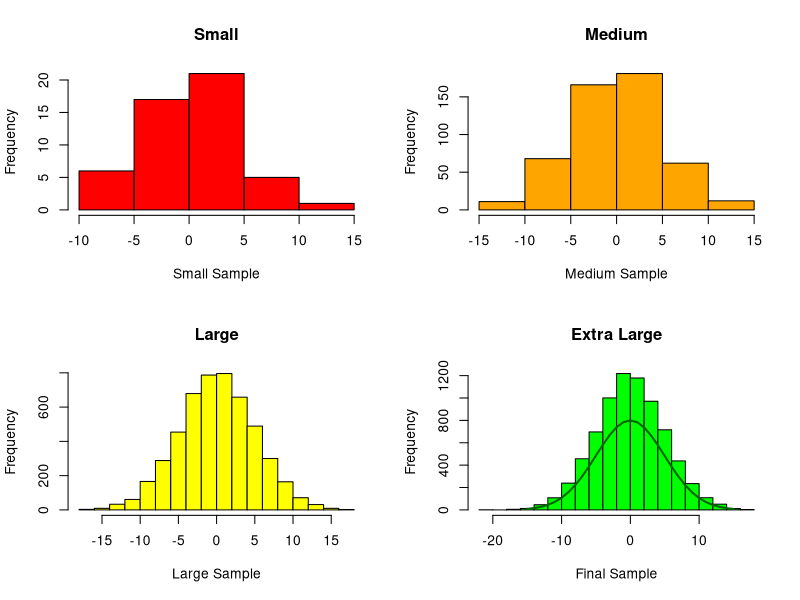

R code for this plot:
## ---- chunk 1
knitr::opts_knit$set(root.dir = "D:/Introduction-to-R/")
## ---- chunk 2
CLTProof <- function() {
  n1 <- 50           # Create four sample size variables
  n2 <- 500
  n3 <- 5000
  n4 <- 7500
  xBar1 <- rnorm(10000, sd = 5)    # generates multivariate normal random variates (10,000 of them)
  xBarPop <- mean(xBar1)           # calculate the mean
  xBarPopsd <- sd(xBar1)           # calculate the standard deviation
  
  xBar2 <- sample(xBar1, n1)       # takes n samples from the random number pool xBar1
  xBar3 <- sample(xBar1, n2)
  xBar4 <- sample(xBar1, n3)
  xBar5 <- sample(xBar1, n4)
  Labels <-                        # optional step - setup some pretty labels
    c("Population",
      "Small Sample",
      "Medium Sample",
      "Large Sample",
      "Larger Sample")
  meansCompare <- c(xBarPop, mean(xBar2), mean(xBar3), mean(xBar4), mean(xBar5))
  meansTable <- data.frame(Labels, meansCompare)
  par(mfrow = c(2, 2))                # For the plot, setup a 2x2 grid
  hist(xBar2,
       main = "Small",
       col = "red",
       xlab = "Small Sample")
  hist(xBar3,
       main = "Medium",
       col = "orange",
       xlab = "Medium Sample")
  hist(xBar4,
       main = "Large",
       col = "yellow",
       xlab = "Large Sample")
  hist(xBar5,
       main = "Extra Large",
       col = "green",
       xlab = "Final Sample")
  
  xBar5Mn <- mean(xBar5)                        # draw a bell curve over the last graph
  xBar5sd <- sd(xBar5)                          # calculate standard deviation
  x <- seq(-15, 15, 1)                          # Generate a distribution
  y <- dnorm(x, xBar5Mn, xBar5sd) * 10000
  lines(x, y, lwd = 2, col = "dark green")      # plot the line - it should overlay the bell

  meansTable   # print the means table comparison
}

CLTProof()     # execute the function you created
## ---- chunk 3
quickSort <- function(aVector, lowIndex, highIndex) {
  if (lowIndex < highIndex)
  {
    pivot <- aVector[highIndex];  
    
    i <- (lowIndex - 1) 
    
    for (j in lowIndex:(highIndex-1)) {
      if (aVector[j] <= pivot) {
        i<-i+1
        
        #Exchange values
        aTemp<-aVector[i]
        aVector[i]<-aVector[j]
        aVector[j]<-aTemp
      }
    }
    # Exchange values
    aTemp <-aVector[(i+1)]
    aVector[i+1] <- aVector[highIndex]
    aVector[highIndex] <- aTemp
    
    anIndex <- i + 1
        
    aVector <- quickSort(aVector, lowIndex, anIndex - 1);  
    aVector <- quickSort(aVector, anIndex + 1, highIndex); 
  }
  return(aVector)
}

#Test QuickSort
myNum <- c(56,12,23,87,10,45,27,72,23,20,100)
mySortedNum <- quickSort(myNum,1,length(myNum))
mySortedNum

myNum <- c(10,9,8,7,6,5,4,3)
mySortedNum <- quickSort(myNum,1,length(myNum))
mySortedNum

myNum <- c(1,2,1,2)
mySortedNum <- quickSort(myNum,1,length(myNum))
mySortedNum
## ---- chunk 4
createTree <- function (aValue) {
  
  aTree <- matrix(data=c(NA,NA,NA),nrow=3,ncol=3)
  aTree[1,2] <- aValue
  colnames(aTree)<-c("Left","Value","Right")
  aSize<-3
  anIndex<-2
  
  aResult <- list(nextIndex=anIndex, matrixSize=aSize, treeMatrix=aTree)
  return(aResult)
}

addNode <-function(aTree,aValue) {
  
  nextIndex <- aTree["nextIndex"][[1]]
  matrixSize <- aTree["matrixSize"][[1]]
  treeMatrix <- aTree["treeMatrix"][[1]]
  
  # Add more space to the matrix if needed
  if (nextIndex > matrixSize) {
    treeMatrix <- rbind(treeMatrix, matrix(c(NA,NA,NA),nrow=3,ncol=3))
    matrixSize <- matrixSize + 3
  }
  
  # Set starting location  
  anIndex <- 1
  while (anIndex > 0){
    if (aValue <= treeMatrix[anIndex,"Value"]) {
      # Add Value
      if (is.na(treeMatrix[anIndex,"Left"])) {
        treeMatrix[anIndex,"Left"]<-nextIndex
        treeMatrix[nextIndex,"Value"]<-aValue
        anIndex<-0
      } else {
        # Traverse down a level to the Left
        anIndex <- treeMatrix[anIndex,"Left"][[1]]
      }
    } else {
      if (is.na(treeMatrix[anIndex,"Right"])) {
        treeMatrix[anIndex,"Right"]<-nextIndex
        treeMatrix[nextIndex,"Value"]<-aValue
        anIndex<-0
      } else {
        # Traverse down a level to the Right
        anIndex <- treeMatrix[anIndex,"Right"][[1]]
      }
    }
  }
  nextIndex<-nextIndex+1
  aResult <- list(nextIndex=nextIndex, matrixSize=matrixSize, treeMatrix=treeMatrix)
  return(aResult)
}    

printTree <- function(aTree, aSpace=1, anIndex=1){
  
  treeMatrix <- aTree["treeMatrix"][[1]]
  aCount <- 5
  
  if(is.na(treeMatrix[anIndex,"Value"][[1]]) == TRUE) {
    return()
  }
  
  aSpace <- aSpace+aCount
  
  printTree(aTree, aSpace, treeMatrix[anIndex,"Right"][[1]])
  if (exists("printString") != TRUE) {
    printString<-""
  }
  cat(rep(".",(aSpace-aCount-1)), sep="")
  cat(treeMatrix[anIndex,"Value"][[1]],"\n")
  printTree(aTree, aSpace, treeMatrix[anIndex, "Left"][[1]])
  
  return()
}

# Test Binary Tree
aTree <- createTree(8)       # Create Basic Tree
p<-printTree(aTree)          # Print it out

aTree <- addNode(aTree,5)    # Add a node with value 5
p<-printTree(aTree)

aTree <- addNode(aTree,20)   # Add a node of value 20
p<-printTree(aTree)

aTree <- addNode(aTree,6)    # Add a node of value 6
p<-printTree(aTree)

aTree <- addNode(aTree,2)    # Add a node of value 2
p<-printTree(aTree)

aTree <- addNode(aTree,21)   # Add a node of value 21
p<-printTree(aTree)

aTree <- addNode(aTree,18)   # Add a node of value 18
p<-printTree(aTree)
## ---- chunk 5
evntrow <- function(evnttm,evntty,appin=NULL) {
  rw <- c(list(evnttime=evnttm,evnttype=evntty),appin)
  return(as.data.frame(rw))
}

# insert event with time evnttm and type evntty into event list;
# appin is an optional set of application-specific traits of this event,
# specified in the form a list with named components
schedevnt <- function(evnttm,evntty,appin=NULL) {
  newevnt <- evntrow(evnttm,evntty,appin)
  # if the event list is empty, set it to consist of evnt and return
  if (is.null(sim$evnts)) {
    sim$evnts <<- newevnt
    return()
  }
  # otherwise, find insertion point
  inspt <- binsearch((sim$evnts)$evnttime,evnttm) 
  # now "insert," by reconstructing the data frame; we find what
  # portion of the current matrix should come before the new event and
  # what portion should come after it, then string everything together
  before <- 
    if (inspt == 1) NULL else sim$evnts[1:(inspt-1),]
  nr <- nrow(sim$evnts)
  after <- if (inspt <= nr) sim$evnts[inspt:nr,] else NULL
  sim$evnts <<- rbind(before,newevnt,after)
}

# binary search of insertion point of y in the sorted vector x; returns
# the position in x before which y should be inserted, with the value
# length(x)+1 if y is larger than x[length(x)]; could be changed to C
# code for efficiency
binsearch <- function(x,y) {
  n <- length(x)
  lo <- 1
  hi <- n
  while(lo+1 < hi) {
    mid <- floor((lo+hi)/2)
    if (y == x[mid]) return(mid)
    if (y < x[mid]) hi <- mid else lo <- mid
  }
  if (y <= x[lo]) return(lo)
  if (y < x[hi]) return(hi)
  return(hi+1)
}

# start to process next event (second half done by application
# programmer via call to reactevnt()) 
getnextevnt <- function() {
  head <- sim$evnts[1,]
  # delete head
  if (nrow(sim$evnts) == 1) {
    sim$evnts <<- NULL
  } else sim$evnts <<- sim$evnts[-1,]
  return(head)
}

# simulation body
# arguments:
#    initglbls:  application-specific initialization function; inits
#      globals to statistical totals for the app, etc.; records apppars
#      in globals; schedules the first event
#    reactevnt: application-specific event handling function, coding the
#       proper action for each type of event
#    prntrslts:  prints application-specific results, e.g. mean queue
#       wait
#    apppars:  list of application-specific parameters, e.g.
#      number of servers in a queuing app
#    maxsimtime:  simulation will be run until this simulated time 
#    dbg:  debug flag; if TRUE, sim will be printed after each event
dosim <- function(initglbls,reactevnt,prntrslts,maxsimtime,apppars=NULL,
                  dbg=FALSE) {
  sim <<- list()
  sim$currtime <<- 0.0  # current simulated time
  sim$evnts <<- NULL  # events data frame
  sim$dbg <<- dbg
  initglbls(apppars)
  while(sim$currtime < maxsimtime) {  
    head <- getnextevnt()
    sim$currtime <<- head$evnttime  # update current simulated time
    reactevnt(head)  # process this event 
    if (dbg) print(sim)
  }
  prntrslts()
}

# Bus terminal application specific functions 
# This simulation assumes a normal distribution for the servicing and arrival of a bus at a terminal.  
# The key to the simulation will largely be the identification of the right distribution.  A normal
# distribution would not be a proper choice if there are going to be values near zero, which would result 
# in an error trap.  By adjusting the values in the error trap, the normal distribution would be lost.
terminalInitGlbls <- function(apppars) {
  terminal.Glbls <<- list()
  # simulation parameters
  terminal.Glbls$arrvrate <<- apppars$arrvrate
  terminal.Glbls$arrvsd   <<- apppars$arrvsd
  terminal.Glbls$srvrate <<- apppars$srvrate
  terminal.Glbls$srvsd <<- apppars$srvsd
  # server queue, consisting of arrival times of queued jobs
  terminal.Glbls$srvq <<- vector(length=0) 
  # statistics
  terminal.Glbls$busesDeparted <<- 0  # jobs done so far
  terminal.Glbls$totwait <<- 0.0  # total wait time so far

  aTime <- rnorm(1,terminal.Glbls$arrvrate,terminal.Glbls$arrvsd)
  # Prevent buses from arriving "in the past" or at the same time
  ifelse (aTime <= 0,1,aTime)                     
  arrvtime <- sim$currtime + aTime
  schedevnt(arrvtime,"arrv",list(arrvtime=arrvtime))
}

# application-specific event processing function called by dosim()
# in the general DES library 
terminalEvent <- function(head) {
  if (head$evnttype == "arrv") {  # arrival

    if (length(terminal.Glbls$srvq) == 0) {
      terminal.Glbls$srvq <<- head$arrvtime

      aTime <- rnorm(1,terminal.Glbls$srvrate,terminal.Glbls$srvsd)
      
      # Error Trap - Bus must stop for at least 1 minute to handle empty buses
      ifelse (aTime <= 0,1,aTime)
      
      srvdonetime <- sim$currtime + aTime                     
      
      schedevnt(srvdonetime,"srvdone",list(arrvtime=head$arrvtime))
    } else {
      terminal.Glbls$srvq <<- c(terminal.Glbls$srvq,head$arrvtime)
    }
    
    # generate next arrival using a normal distribution
    aTime <- rnorm(1,terminal.Glbls$arrvrate,terminal.Glbls$arrvsd)
    # Error Trap - Prevent buses from arriving "in the past" or at the same time
    ifelse (aTime <= 0,1,aTime)                     
    arrvtime <- sim$currtime + aTime
    schedevnt(arrvtime,"arrv",list(arrvtime=arrvtime))
  } else {  

    terminal.Glbls$busesDeparted <<- terminal.Glbls$busesDeparted + 1
    terminal.Glbls$totwait <<- terminal.Glbls$totwait + sim$currtime - head$arrvtime
    # remove from queue
    terminal.Glbls$srvq <<- terminal.Glbls$srvq[-1]
    # more still in the queue?
    if (length(terminal.Glbls$srvq) > 0) {
      # schedule new service
      
      aTime <- rnorm(1,terminal.Glbls$srvrate,terminal.Glbls$srvsd)
      # Bus must stop for at least 1 minute to handle empty situations
      ifelse (aTime <= 0,1,aTime)
      
      srvdonetime <- sim$currtime + aTime                     
      schedevnt(srvdonetime,"srvdone",list(arrvtime=terminal.Glbls$srvq[1]))
    } 
  }
}

terminalSimResultsPrint <- function() {
  print("Total Wait Time:")
  print(terminal.Glbls$totwait)
  print("Total Buses Serviced:")
  print(terminal.Glbls$busesDeparted)
  print("Bus mean times (minutes):")
  print(terminal.Glbls$totwait/terminal.Glbls$busesDeparted)
}

# Bus termininal is open for 12 hours a day (i.e. 720 minutes)
# A simulation with typical parameters
dosim(terminalInitGlbls,terminalEvent,terminalSimResultsPrint,720,list(arrvrate=45,arrvsd=10,srvrate=45,srvsd=10))

# A simulation with quick service rates
dosim(terminalInitGlbls,terminalEvent,terminalSimResultsPrint,720,list(arrvrate=45,arrvsd=10,srvrate=5,srvsd=1))

# A simulation with quick arrivals
dosim(terminalInitGlbls,terminalEvent,terminalSimResultsPrint,720,list(arrvrate=5,arrvsd=1,srvrate=45,srvsd=10))
